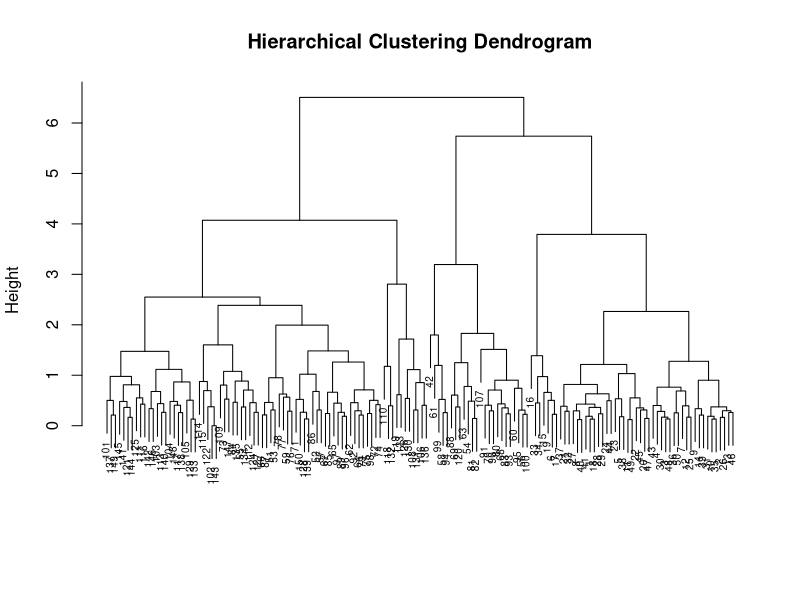
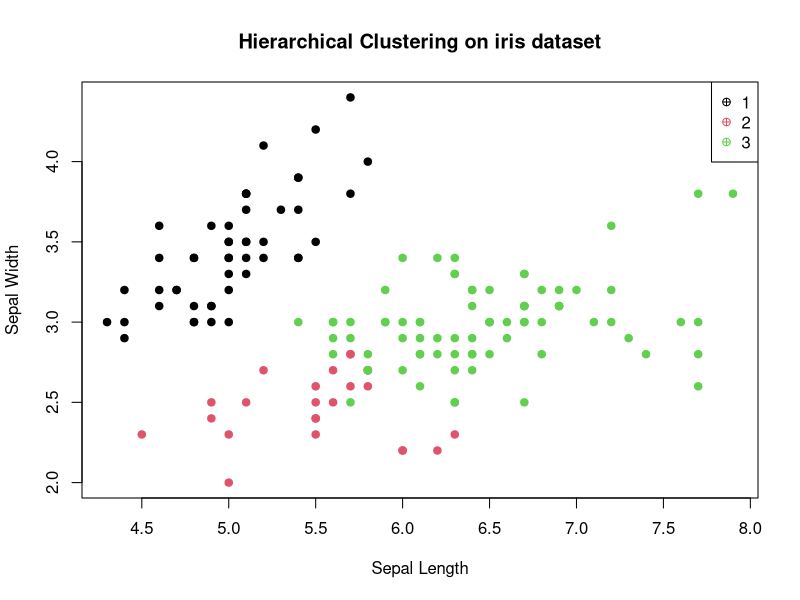

The R script that drew these images, in order:
getwd()

################
###10-10-2024###
################

data <- datasets:: iris

data <- data[-5]

iris_scaled <- scale(data)

dist_matrix <- dist(iris_scaled,method = "euclidean")

hc <- hclust(dist_matrix,method = "complete")
summary(hc)
hc

plot(hc,main = "Hierarchical Clustering Dendrogram",xlab = "",sub = "",cex=0.6)

clusters <- cutree(hc,k=3)
clusters
iris$cluster <- as.factor(clusters)

plot(iris$Sepal.Length,iris$Sepal.Width,col = iris$cluster,pch = 19,main = "Hierarchical Clustering on iris dataset",xlab = "Sepal Length",ylab = "Sepal Width")
legend("topright",legend = levels(iris$cluster),col = 1:3,pch = 10)
